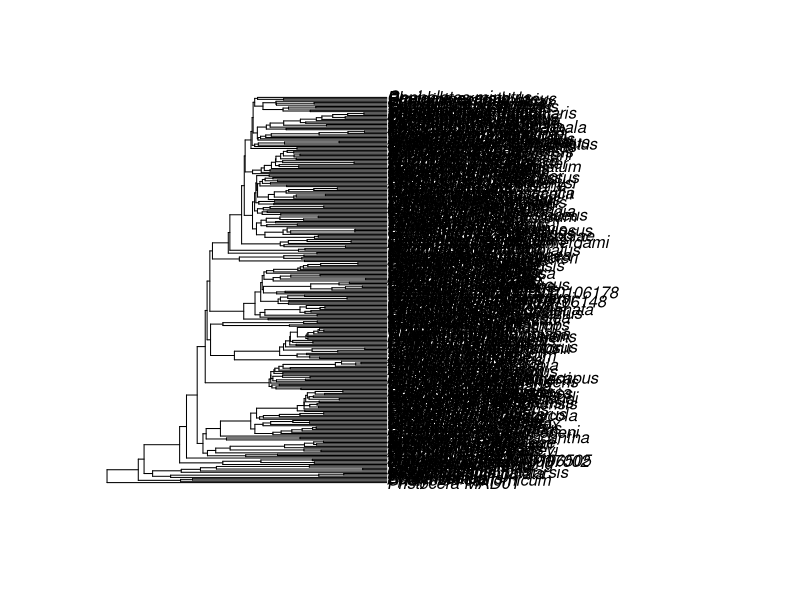

Source code (R): (Note: this script raises an error after producing the figure.)
# example phylo signal of foraging times using genus phylogeny

# pasted from previous work, fairly messy
library(ape)
genus_tree <- read.tree("data/Dryad_Supplementary_File_7_ML_TREE_treepl_185.txt")
tips <- genus_tree$tip.label
genera <-unique(sapply(strsplit(tips,"_"),function(x) x[1]))

# drop all but one of each
ii<-sapply(genera,function(x,y) grep(x,y)[1],y=tips)
genus_tree<-drop.tip(genus_tree,setdiff(genus_tree$tip.label,tips[ii]))
#View tree
plot(genus_tree, show.tip.label=TRUE)

# function fix string format to match tree tips
modTips <- function(string) {
    string <- string[1]
    string <- as.character(string)
    length <- nchar(string)
    pos <- regexpr("_",string)
    string <- substring(string,1,pos-1)
    return(string)
}

# apply to fix string format
genus_tree$tip.label <- lapply(genus_tree$tip.label, modTips)

genus_traits <- filter(usa_ant_genera, n >= 25)

#get list of tip/trait labels that DONT have matching trait/tip data
getMissing <- function(vector2drop, reference)
{
    missing <- vector(mode="character")
    z <- 1

    for(i in 1:length(vector2drop))
    {
        tip <- as.character(vector2drop[i])
        match <- FALSE
        for(k in 1:length(reference))
        {
            if(reference[k] == tip)
            {
                match <- TRUE
            }
        }
        if(match == FALSE) {
            missing[z] <- tip
            z <- z + 1
        }
    }
    return(missing)
}

# drop tips
missingtips <- getmissing(genus_tree$tip.label,genus_traits$taxon_genus_name)
missingtips <- as.character(missingtips)
genus_tree <- drop.tip(genus_tree,missingtips)

# drop traits
missingtraits <- getmissing(genus_traits$taxon_genus_name, genus_tree$tip.label)


if(length(missingtraits != 0))
{
    for(i in 1:length(missingtraits))
    {
        genus_traits <- genus_traits[genus_traits[,"taxon_genus_name"] != missingtraits[i],]
    }
}

# these should now be the same
nrow(genus_traits)
length(genus_tree$tip.label)

# prep traits for asr
f_trait <- genus_traits$propNight #change this to meanMD, meanHour, propNight etc

names(f_trait) <- genus_traits$taxon_genus_name

# unlist tree tips
genus_tree$tip.label <- unlist(genus_tree$tip.label)

#makes trait indices match order of tree tips
matchorder <- function(tree, traitvect)
{
    ordered <- traitvect
    for(i in 1:length(tree$tip.label))
    {
        tipstr <- tree$tip.label[i]
        for(ii in 1:length(traitvect))
        {
            if(tipstr == names(traitvect[ii]))
            {
                ordered[i] <- traitvect[ii]
                names(ordered)[i] <- tipstr
            }
        }
    }
    return(ordered)
}

f_trait <- matchorder(genus_tree, f_trait)

# create contMap for all genera
obj <- contMap(genus_tree,f_trait,plot=FALSE)
plot(obj,type="fan",legend=0.7*max(nodeHeights(genus_tree)), fsize=c(0.6,0.9))

# compute phylogenetic signal
physig <- phylosig(genus_tree, genusMDs, method="K", test=FALSE, nsim=1000, se=NULL, start=NULL,
         control=list())

# run ASR
MLasr <- ace(genusMDs, genus_tree, type="continuous", method = "ML")

